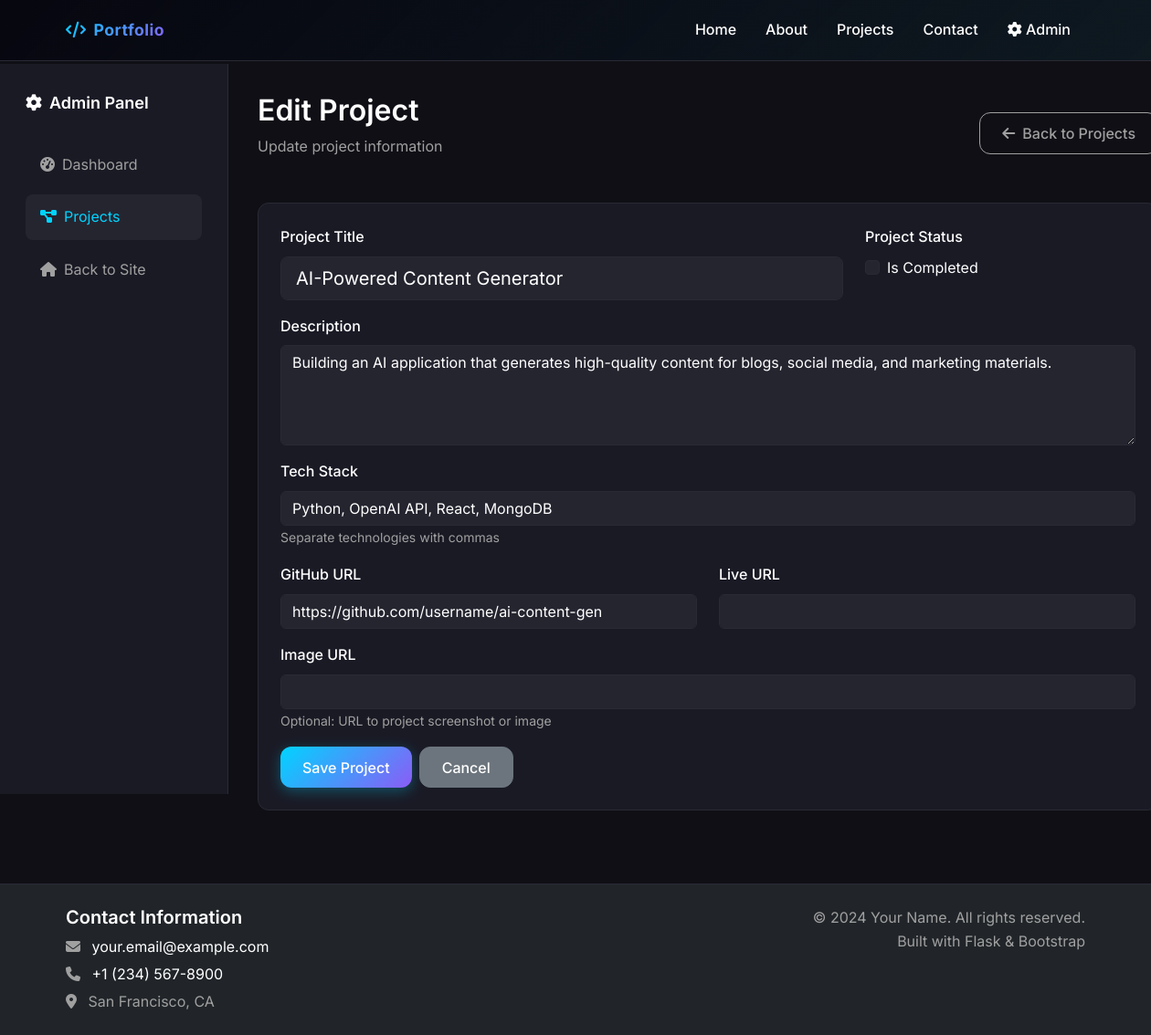
/admin/projects/4/edit (signed in), run on the app's committed database.
### models.py (models this page shows, shortened)
class Project(db.Model):
    id = db.Column(db.Integer, primary_key=True)
    title = db.Column(db.String(200), nullable=False)
    description = db.Column(Text, nullable=False)
    tech_stack = db.Column(db.String(500), nullable=False)
    github_url = db.Column(db.String(500))
    live_url = db.Column(db.String(500))
    image_url = db.Column(db.String(500))
    is_completed = db.Column(db.Boolean, default=True)
    created_at = db.Column(db.DateTime, default=datetime.utcnow)
    updated_at = db.Column(db.DateTime, default=datetime.utcnow, onupdate=datetime.utcnow)

### routes.py (the view)
    def wrapper(*args, **kwargs):
        if not check_admin_auth():
            return redirect(url_for('main.login'))
        return f(*args, **kwargs)

### forms.py
class ProjectForm(FlaskForm):
    title = StringField('Project Title', validators=[DataRequired(), Length(min=2, max=200)])
    description = TextAreaField('Description', validators=[DataRequired(), Length(min=10, max=2000)])
    tech_stack = StringField('Tech Stack', validators=[DataRequired(), Length(min=2, max=500)])
    github_url = URLField('GitHub URL', validators=[Optional(), URL()])
    live_url = URLField('Live URL', validators=[Optional(), URL()])
    image_url = URLField('Image URL', validators=[Optional(), URL()])
    is_completed = BooleanField('Is Completed')
    submit = SubmitField('Save Project')

### routes.py (called while the page is built)
def check_admin_auth():
    return session.get('admin_logged_in', False)

def require_admin_auth(f):
    def wrapper(*args, **kwargs):
        if not check_admin_auth():
            return redirect(url_for('main.login'))
        return f(*args, **kwargs)
    wrapper.__name__ = f.__name__
    return wrapper

@main_bp.route('/admin/projects/<int:id>/edit', methods=['GET', 'POST'])
@require_admin_auth
def edit_project(id):
    project = Project.query.get_or_404(id)
    form = ProjectForm(obj=project)
    if form.validate_on_submit():
        form.populate_obj(project)
        db.session.commit()
        flash('Project updated successfully!', 'success')
        return redirect(url_for('main.admin_projects'))
    return render_template('admin/edit_project.html', form=form, project=project)

### templates/admin/edit_project.html (shortened to what this page needs)
{% extends "base.html" %}
{% block content %}
<div class="admin-container">
    <div class="container-fluid">
        <div class="row">
            <div class="col-md-3 col-lg-2 admin-sidebar">
                <div class="sidebar-content">
                    <h5 class="sidebar-title">
                        <i class="fas fa-cog me-2"></i>Admin Panel
                    </h5>
                    <ul class="nav flex-column">
                        <li class="nav-item">
                            <a class="nav-link" href="{{ url_for('main.admin_dashboard') }}">
                                <i class="fas fa-tachometer-alt me-2"></i>Dashboard
                            </a>
                        </li>
                        <li class="nav-item">
                            <a class="nav-link active" href="{{ url_for('main.admin_projects') }}">
                                <i class="fas fa-project-diagram me-2"></i>Projects
                            </a>
                        </li>
                        <li class="nav-item">
                            <a class="nav-link" href="{{ url_for('main.index') }}">
                                <i class="fas fa-home me-2"></i>Back to Site
                            </a>
                        </li>
                    </ul>
                </div>
            </div>
            <div class="col-md-9 col-lg-10 admin-main">
                <div class="admin-header">
                    <div class="d-flex justify-content-between align-items-center">
                        <div>
                            <h1>Edit Project</h1>
                            <p class="text-muted">Update project information</p>
                        </div>
                        <a href="{{ url_for('main.admin_projects') }}" class="btn btn-outline-secondary">
                            <i class="fas fa-arrow-left me-2"></i>Back to Projects
                        </a>
                    </div>
                </div>
                <div class="card">
                    <div class="card-body">
                        <form method="POST" class="project-form">
                            <div class="row">
                                <div class="col-md-8">
                                    <div class="mb-3">
                                        {{ form.title.label(class="form-label") }}
                                        {{ form.title(class="form-control form-control-lg") }}
                                    </div>
                                </div>
                                <div class="col-md-4">
                                    <div class="mb-3">
                                        <label class="form-label">Project Status</label>
                                        <div class="form-check">
                                            {{ form.is_completed(class="form-check-input") }}
                                            {{ form.is_completed.label(class="form-check-label") }}
                                        </div>
                                    </div>
                                </div>
                            </div>
                            <div class="mb-3">
                                {{ form.description.label(class="form-label") }}
                                {{ form.description(class="form-control", rows="4") }}
                            </div>
                            <div class="mb-3">
                                {{ form.tech_stack.label(class="form-label") }}
                                {{ form.tech_stack(class="form-control", placeholder="Python, Flask, PostgreSQL, Bootstrap") }}
                                <small class="form-text text-muted">Separate technologies with commas</small>
                            </div>
                            <div class="row">
                                <div class="col-md-6">
                                    <div class="mb-3">
                                        {{ form.github_url.label(class="form-label") }}
                                        {{ form.github_url(class="form-control") }}
                                    </div>
                                </div>
                                <div class="col-md-6">
                                    <div class="mb-3">
                                        {{ form.live_url.label(class="form-label") }}
                                        {{ form.live_url(class="form-control") }}
                                    </div>
                                </div>
                            </div>
                            <div class="mb-3">
                                {{ form.image_url.label(class="form-label") }}
                                {{ form.image_url(class="form-control") }}
                                <small class="form-text text-muted">Optional: URL to project screenshot or image</small>
                            </div>
                            <div class="d-flex gap-2">
                                {{ form.submit(class="btn btn-primary") }}
                                <a href="{{ url_for('main.admin_projects') }}" class="btn btn-secondary">Cancel</a>
                            </div>
                        </form>
                    </div>
                </div>
            </div>
        </div>
    </div>
</div>
{% endblock %}

### static/css/style.css (style rules this page uses)
:root { --primary-color: #00d4ff; --secondary-color: #6c757d; --success-color: #00ff88; --warning-color: #ffb700; --danger-color: #ff4757; --info-color: #7c4dff; --light-color: #f8f9fa; --dark-color: #343a40; --bg-dark: #0f0f15; --bg-darker: #070710; --text-light: #ffffff; --text-muted: #a0a0a0; --border-color: #2a2a35; --card-bg: #1a1a25; --hover-bg: #252530; --accent-purple: #8b5cf6; --accent-pink: #ec4899; --accent-green: #10b981; --accent-orange: #f59e0b; }
* { margin: 0; padding: 0; box-sizing: border-box; }
body { font-family: 'Inter', -apple-system, BlinkMacSystemFont, 'Segoe UI', Roboto, sans-serif; line-height: 1.6; color: var(--text-light); background-color: var(--bg-dark); padding-top: 70px; }
h1, h2, h3, h4, h5, h6 { font-weight: 600; color: var(--text-light); }
p { color: var(--text-muted); margin-bottom: 1rem; }
.admin-container { min-height: 100vh; background-color: var(--bg-dark); }
.admin-sidebar { background-color: var(--card-bg); border-right: 1px solid var(--border-color); min-height: 100vh; position: fixed; left: 0; top: 70px; width: 250px; overflow-y: auto; transition: transform 0.3s ease; z-index: 1040; }
.admin-main { margin-left: 250px; padding: 2rem; }
.sidebar-content { padding: 2rem 1rem; }
.sidebar-title { color: var(--text-light); margin-bottom: 2rem; font-size: 1.125rem; }
.admin-sidebar .nav-link { color: var(--text-muted); padding: 0.75rem 1rem; border-radius: 8px; margin-bottom: 0.5rem; transition: all 0.3s ease; }
.admin-sidebar .nav-link:hover, .admin-sidebar .nav-link.active { background-color: var(--hover-bg); color: var(--primary-color); }
.admin-header { margin-bottom: 2rem; }
.admin-header h1 { font-size: 2rem; color: var(--text-light); margin-bottom: 0.5rem; }
.card { background-color: var(--card-bg); border: 1px solid var(--border-color); border-radius: 12px; }
.card-body { padding: 1.5rem; }
.form-control { background-color: var(--hover-bg); border: 1px solid var(--border-color); color: var(--text-light); }
.form-control::placeholder { color: var(--text-muted); }
.form-label { color: var(--text-light); font-weight: 500; }
.form-check-input { background-color: var(--hover-bg); border: 1px solid var(--border-color); }
.form-check-label { color: var(--text-light); }
.btn { border-radius: 12px; font-weight: 500; transition: all 0.3s ease; padding: 0.6rem 1.5rem; }
.btn-primary { background: linear-gradient(135deg, var(--primary-color), var(--accent-purple)); border: none; box-shadow: 0 4px 15px rgba(0, 212, 255, 0.3); }
.btn-outline-secondary { border-color: var(--text-muted); color: var(--text-muted); }
html { scroll-behavior: smooth; }
.loading { opacity: 0; animation: fadeIn 0.5s ease-in-out forwards; }
.text-muted { color: var(--text-muted) !important; }

### data on the page
Project: title "AI-Powered Content Generator", description "Building an AI application that generates high-quality content for blogs, social media, and marketing materials.", tech_stack "Python, OpenAI API, React, MongoDB", github_url "https://github.com/username/ai-content-gen"
